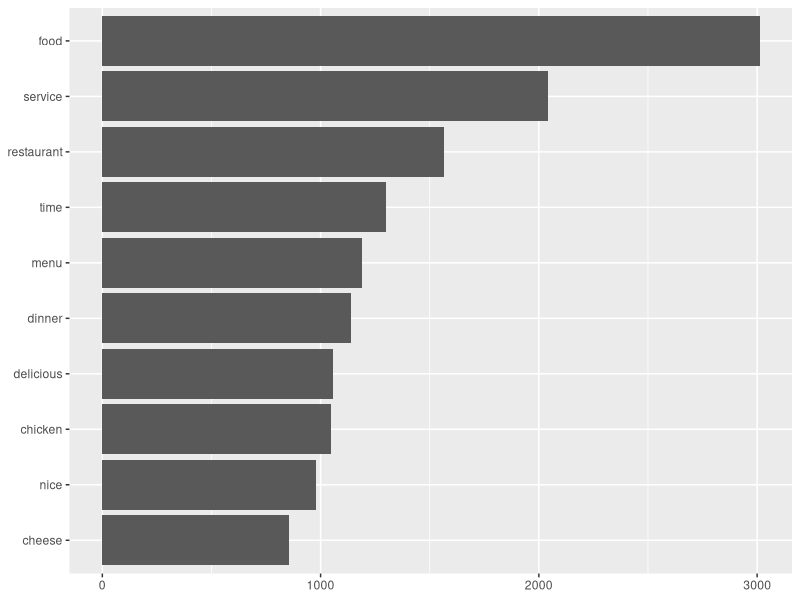
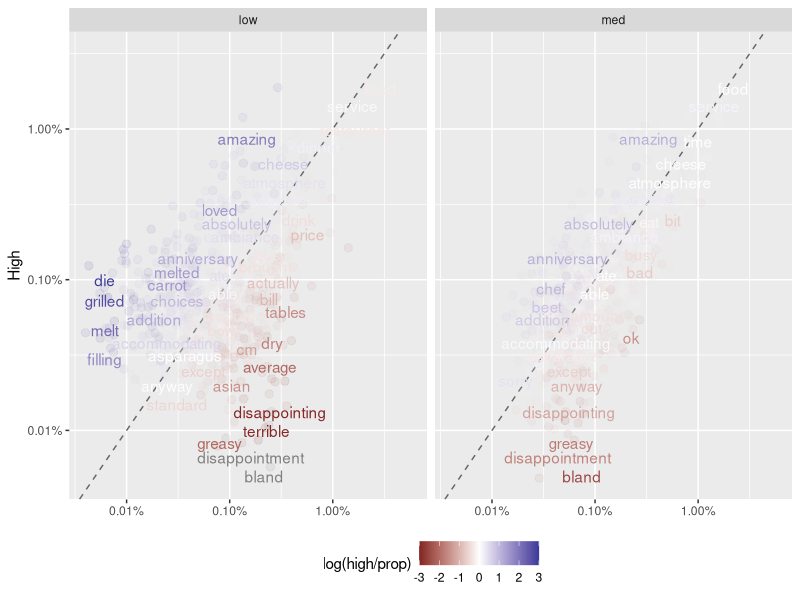

The R source for these figures, in order: (Note: this script raises an error after producing the figures.)
library(ggplot2)
library(lubridate)
library(readr)
library(scales)
library(stringr)
library(tidyr)
library(tidytext)
library(tidyverse)

# 0. Raw data =================================================================
data0 <- read_csv("all_CM_restaurants_Columbus.csv")

# 1. Remove columns of NA's, clean up date format =============================
data1 <- data0 %>% select(1:7)
ymd <- ymd(data1$date_published)
mdy <- mdy(data1$date_published)
ymd[is.na(ymd)] <- mdy[is.na(ymd)]
data1$date_published <- ymd

# 2. Normalize table, split text strings ======================================
data_restaurant <- data1 %>%
  select(1:3) %>%
  unique()
data2 <- data1 %>%
  select(1, 4:7) %>%
  unnest_tokens(review_word, review_text)

# 3. Remove common words and rare words =======================================
data("stop_words")
colnames(stop_words) <- c("review_word", "lexicon")
common_words <- stop_words %>%
  filter(lexicon %in% c("snowball", "onix")) %>%
  select(review_word) %>%
  unique()
data3 <- data2 %>%
  anti_join(common_words, by = "review_word") %>%
  filter(is.na(as.numeric(review_word))) %>%
  select(review_word, rating_value)
word_freq <- data3 %>%
  count(review_word, sort = TRUE) %>%
  filter(n >= 50)
data3 <- data3 %>%
  right_join(word_freq, by = "review_word")

# 3.1 Visualize frequency based on data3 ======================================
word_freq %>%
  head(10) %>%
  ggplot(aes(x = reorder(review_word, n), y = n)) +
    geom_col() +
    coord_flip() +
    labs(x = NULL, y = NULL)

# 4. Categorize words by ratings and prepare ==================================
word_by_rating <- c()
for (i in 1:5) {
  word_by_rating[[i]] <- data3 %>%
    filter(rating_value == i) %>%
    select(review_word)
}
data4 <- data3 %>%
  mutate(rating_factor = as.factor(ifelse(
    rating_value == 5, "high",
    ifelse(rating_value >= 3, "med", "low")
  ))) %>%
  count(review_word, rating_factor) %>%
  group_by(rating_factor) %>%
  mutate(prop = n / sum(n)) %>%
  select(-n)

# 4.1 Visualize relationship between words and ratings ========================
data4 %>%
  spread(rating_factor, prop) %>%
  gather(rating_factor, prop, med, low) %>%
  ggplot(aes(x = prop, y = high, color = log(high / prop))) +
    geom_abline(color = "gray40", lty = 2) +
    geom_jitter(alpha = 0.1, size = 2.5, width = 0.3, height = 0.3) +
    geom_text(aes(label = review_word), check_overlap = TRUE, vjust = 1.5) +
    scale_x_log10(labels = percent_format()) +
    scale_y_log10(labels = percent_format()) +
    scale_color_gradient2(limits = c(-3, 3)) +
    facet_wrap(~rating_factor, ncol = 2) +
    theme(legend.position = "bottom") +
    labs(y = "High", x = NULL)

# 5. Models and hypotheses on previous relationship ===========================
# e.g. "die" and "amazing" for high, "average" and "disappointment" for low and med
--TODO
